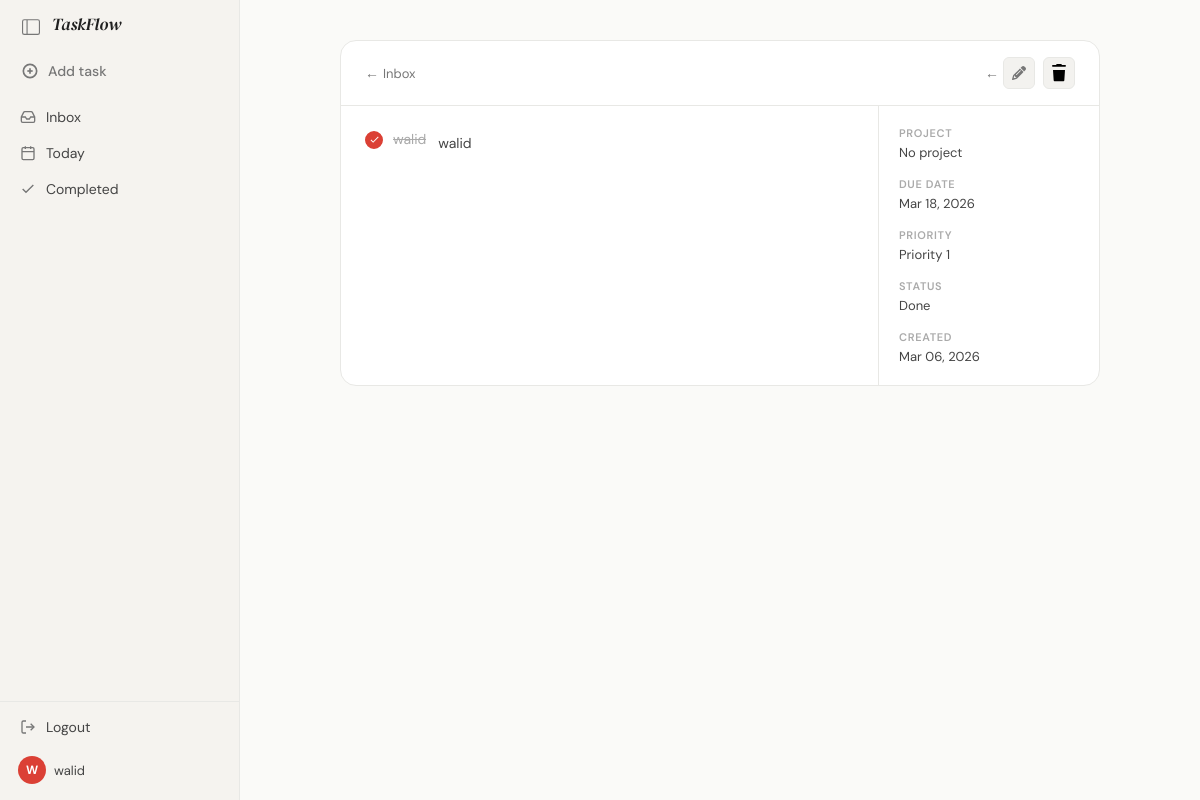
/tasks/27/ (signed in), run on the app's committed database.
### Task/models.py (models this page shows, shortened)
class Task(models.Model):
    PRIORITY = [
                (1 , 'Priority 1'),
                (2 , 'Priority 2'),
                (3 , 'Priority 3'),
                (4 , 'Priority 4'),
    ]
    title = models.CharField(max_length=255)
    description = models.TextField(blank=True)
    is_done = models.BooleanField(default=False)
    priority = models.IntegerField(choices=PRIORITY , default=1)
    created_at  = models.DateTimeField(auto_now_add=True)
    updated_at = models.DateTimeField(auto_now=True)
    due_date = models.DateTimeField(null=True , blank=True)
    user = models.ForeignKey(User , on_delete= models.CASCADE)
    category = models.ForeignKey(Category , on_delete=models.CASCADE , null=True , blank=True)

### Task/views.py (the view)
# urls.py: path('tasks/<int:task_id>/', views.task_detail, name='TaskDetail'),
@login_required(login_url='login')
def task_detail(request , task_id):
    task = Task.objects.get(id=task_id , user= request.user)
    return render(request , 'app/task_detail.html' , {'task': task})

### Task/context.py (called while the page is built)
def sidebar_data(request):
    if not request.user.is_authenticated:
        return {}
    return {
    'inbox_count': Task.objects.filter(
            user=request.user,
            is_done=False
        ).count(),
    'today_count': Task.objects.filter(
        user=request.user,
        due_date__date= timezone.now().date(),
        is_done = False
        ).count(),
    'add_task_form': TaskForm(),
    }

### Task/models.py (called while the page is built)
    def __str__(self):
        return self.get_name_display() # get_name_display() : cherche ettiquate correspondant de liste

### Task/templatetags/task_filters.py (called while the page is built)
@register.filter
def priority_icon(value):
    data = PRIORITY_DATA.get(value, {})
    return mark_safe(data.get('icon', ''))

@register.filter
def category_icon(value):
    data = CATEGORY_DATA.get(value, {})
    return mark_safe(data.get('icon', ''))

### Task/templates/app/task_detail.html (shortened to what this page needs)
{% extends "base2.html" %}
{% load static %}
{% block extra_css %}
<link rel="stylesheet" href="{% static 'styles/task_detail.css' %}"/>
{% endblock %}
{% block body_class %}page-task-detail{% endblock %}
{% block content %}
<div class="details-container">
  <div class="details_card">
    <div class="details_header">
      <a href="{% url 'inbox' %}">Inbox</a>
      <div class="details_actions">
        <a href="{% url 'TaskUpdate' task.id %}">
          <button class="edit-button" title="Edit task">
          </button>
        </a>
        <button class="button-delete" title="Delete task">
        </button>
      </div>
    </div>
    <div class="details_body">
      <div class="details_left">
        {% include 'components/toggle_done.html' with task=task %}
        <p class="details__description">{{ task.description|default:"No description." }}</p>
      </div>
      <div class="details_right">
        <div class="details_meta-item">
          <span class="details_meta-label">Project</span>
          <div class="details_meta-value">{{ task.category|default:"No project" }}</div>
        </div>
        <div class="details_meta-item">
          <span class="details_meta-label">Due date</span>
          <div class="details_meta-value">
            {% if task.due_date %}{{ task.due_date|date:"M d, Y" }}{% else %}—{% endif %}
          </div>
        </div>
        <div class="details_meta-item">
          <span class="details_meta-label">Priority</span>
          <div class="details_meta-value">{{ task.get_priority_display|default:"—" }}</div>
        </div>
        <div class="details_meta-item">
          <span class="details_meta-label">Status</span>
          <div class="details_meta-value">{% if task.is_done %}Done{% else %}In Progress{% endif %}</div>
        </div>
        <div class="details_meta-item">
          <span class="details_meta-label">Created</span>
          <div class="details_meta-value">{{ task.created_at|date:"M d, Y" }}</div>
        </div>
      </div>
    </div>
  </div>
</div>
{% endblock %}

### Task/templates/components/sidebar.html (shortened to what this page needs)
{% load static %}
<link rel="stylesheet" href="{% static 'styles/sidebar.css' %}"/>
<aside class="sidebar" id="sidebar">
  <div class="sidebar__head">
    <em class="title__head">TaskFlow</em>
    <button class="sidebar__toggle-btn" onclick="toggleSidebar()" title="Toggle sidebar">
      <svg width="18" height="18" viewBox="0 0 16 16" fill="currentColor">
        <path d="M0 3a2 2 0 0 1 2-2h12a2 2 0 0 1 2 2v10a2 2 0 0 1-2 2H2a2 2 0 0 1-2-2V3zm5-1v12h9a1 1 0 0 0 1-1V3a1 1 0 0 0-1-1H5zM4 2H2a1 1 0 0 0-1 1v10a1 1 0 0 0 1 1h2V2z"/>
      </svg>
    </button>
  </div>
  <div class="sidebar__add-task" onclick="addtaskopen()">
    <span class="sidebar__icon">
      <svg width="16" height="16" viewBox="0 0 24 24" fill="none" stroke="currentColor" stroke-width="2.5">
        <circle cx="12" cy="12" r="10"/>
        <line x1="12" y1="8" x2="12" y2="16"/>
        <line x1="8" y1="12" x2="16" y2="12"/>
      </svg>
    </span>
    <span class="sidebar__label">Add task</span>
  </div>
  <nav class="sidebar__nav">
    <a href="{% url 'inbox' %}" class="sidebar__item {% if request.resolver_match.url_name == 'inbox' %}sidebar__item--active{% endif %}">
      <span class="sidebar__icon">
        <svg width="16" height="16" viewBox="0 0 24 24" fill="none" stroke="currentColor" stroke-width="2">
          <polyline points="22 12 16 12 14 15 10 15 8 12 2 12"/>
          <path d="M5.45 5.11L2 12v6a2 2 0 002 2h16a2 2 0 002-2v-6l-3.45-6.89A2 2 0 0016.76 4H7.24a2 2 0 00-1.79 1.11z"/>
        </svg>
      </span>
      <span class="sidebar__label">Inbox</span>
    </a>
    <a href="{% url 'today' %}" class="sidebar__item {% if request.resolver_match.url_name == 'today' %}sidebar__item--active{% endif %}">
      <span class="sidebar__icon">
        <svg width="16" height="16" viewBox="0 0 24 24" fill="none" stroke="currentColor" stroke-width="2">
          <rect x="3" y="4" width="18" height="18" rx="2" ry="2"/>
          <line x1="16" y1="2" x2="16" y2="6"/>
          <line x1="8" y1="2" x2="8" y2="6"/>
          <line x1="3" y1="10" x2="21" y2="10"/>
        </svg>
      </span>
      <span class="sidebar__label">Today</span>
    </a>
    <a href="{% url 'completed' %}" class="sidebar__item {% if request.resolver_match.url_name == 'completed' %}sidebar__item--active{% endif %}">
      <span class="sidebar__icon">
        <svg width="16" height="16" viewBox="0 0 24 24" fill="none" stroke="currentColor" stroke-width="2">
          <polyline points="20 6 9 17 4 12"/>
        </svg>
      </span>
      <span class="sidebar__label">Completed</span>
    </a>
  </nav>
  <div class="sidebar__bottom">
    <a href="{% url 'logout' %}" class="sidebar__item">
      <span class="sidebar__icon">
        <svg width="16" height="16" viewBox="0 0 24 24" fill="none" stroke="currentColor" stroke-width="2">
          <path d="M9 21H5a2 2 0 01-2-2V5a2 2 0 012-2h4"/>
          <polyline points="16 17 21 12 16 7"/>
          <line x1="21" y1="12" x2="9" y2="12"/>
        </svg>
      </span>
      <span class="sidebar__label">Logout</span>
    </a>
    <div class="sidebar__user">
      <div class="sidebar__avatar">{{ request.user.username|first|upper }}</div>
      <span class="sidebar__label" style="font-size:13px; color: var(--ink-2);">{{ request.user.username }}</span>
    </div>
  </div>
</aside>

### Task/templates/components/toggle_done.html (shortened to what this page needs)
{% load static %}
<link rel="stylesheet" href="{% static 'styles/toggle_done.css' %}"/>
<form action="{% url 'TaskToggle' task.id %}" method="POST">
  <div class="checkbox-container">
    <label for="task-{{ task.id }}" class="checkbox-label">
      <div class="checkbox-box">
        <svg viewBox="0 0 24 24" class="check-icon">
          <path d="M9 16.17L4.83 12l-1.42 1.41L9 19 21 7l-1.41-1.41L9 16.17z"/>
        </svg>
      </div>
      <span class="checkbox-text">{{ task.title }}</span>
    </label>
  </div>
</form>

### Task/static/styles/main.css (style rules this page uses)
:root { --red: #db4035; --red-dark: #b8332a; --red-light: #fff0ef; --red-mid: #f9c9c6; --white: #ffffff; --bg: #fafaf8; --bg-2: #f3f2ef; --border: #e8e8e5; --border-2: #d4d4d0; --ink: #202020; --ink-2: #444444; --ink-3: #777777; --ink-4: #aaaaaa; --sidebar-w: 240px; --sidebar-bg: #f5f3ef; --sidebar-active-bg: #ede8e3; --shadow-sm: 0 1px 3px rgba(0,0,0,0.08); --shadow-md: 0 4px 16px rgba(0,0,0,0.10); --shadow-lg: 0 12px 40px rgba(0,0,0,0.14); --shadow-xl: 0 24px 64px rgba(0,0,0,0.18); --r-sm: 6px; --r-md: 10px; --r-lg: 16px; --t-fast: 0.15s ease; --t-mid: 0.25s ease; --font-body: 'DM Sans', sans-serif; --font-display: 'DM Serif Display', serif; }
*, *::before, *::after { box-sizing: border-box; margin: 0; padding: 0; }
html { height: 100%; font-size: 15px; -webkit-font-smoothing: antialiased; -moz-osx-font-smoothing: grayscale; }
body { font-family: var(--font-body); background: var(--bg); color: var(--ink); height: 100%; overflow: hidden; }
a { text-decoration: none; color: inherit; }
button { font-family: var(--font-body); cursor: pointer; border: none; background: none; }
.title__head { position: fixed; top: 0; left: 0; height: 48px; display: flex; align-items: center; padding: 0 16px 0 52px; font-family: var(--font-display); font-size: 17px; color: var(--ink); z-index: 50; pointer-events: none; transition: opacity var(--t-fast); }

### Task/static/styles/task_detail.css (style rules this page uses)
.details-container { max-width: 760px; margin: 0 auto; }
.details_card { background: var(--white); border-radius: var(--r-lg); border: 1px solid var(--border); overflow: hidden; }
.details_header { display: flex; align-items: center; justify-content: space-between; padding: 16px 24px; border-bottom: 1px solid var(--border); }
.details_header a { font-size: 13px; color: var(--ink-3); display: flex; align-items: center; gap: 4px; transition: color var(--t-fast); }
.details_header a::before { content: '←'; font-size: 14px; }
.details_actions { display: flex; align-items: center; gap: 8px; }
.edit-button { width: 32px; height: 32px; border-radius: var(--r-sm); display: flex; align-items: center; justify-content: center; background: var(--bg-2); border: 1px solid var(--border); cursor: pointer; transition: background var(--t-fast), border-color var(--t-fast); }
.edit-svgIcon { width: 14px; height: 14px; fill: var(--ink-3); }
.button-delete { width: 32px; height: 32px; border-radius: var(--r-sm); display: flex; align-items: center; justify-content: center; background: var(--bg-2); border: 1px solid var(--border); cursor: pointer; transition: background var(--t-fast), border-color var(--t-fast); position: relative; overflow: hidden; }
.svgIcon { width: 14px; position: absolute; transition: transform 0.3s ease; }
.bin-top { top: 6px; fill: var(--ink-3); }
.bin-bottom { bottom: 6px; fill: var(--ink-3); }
.details_body { display: flex; gap: 0; }
.details_left { flex: 1; padding: 24px; border-right: 1px solid var(--border); display: flex; gap: 12px; align-items: flex-start; }
.details__description { font-size: 14px; color: var(--ink-2); line-height: 1.6; padding-top: 2px; }
.details_right { width: 220px; flex-shrink: 0; padding: 20px; display: flex; flex-direction: column; gap: 16px; }
.details_meta-item { display: flex; flex-direction: column; gap: 4px; }
.details_meta-label { font-size: 11px; font-weight: 600; text-transform: uppercase; letter-spacing: 0.06em; color: var(--ink-4); }
.details_meta-value { display: flex; align-items: center; gap: 6px; font-size: 13px; color: var(--ink-2); }

### data on the page
Task: title "walid", description "walid", category "No project", due_date "Mar 18, 2026", priority "Priority 1", created_at "Mar 06, 2026"

### other printed values
{{ request.user.username|first|upper }} "W"
{{ request.user.username }} "walid"
